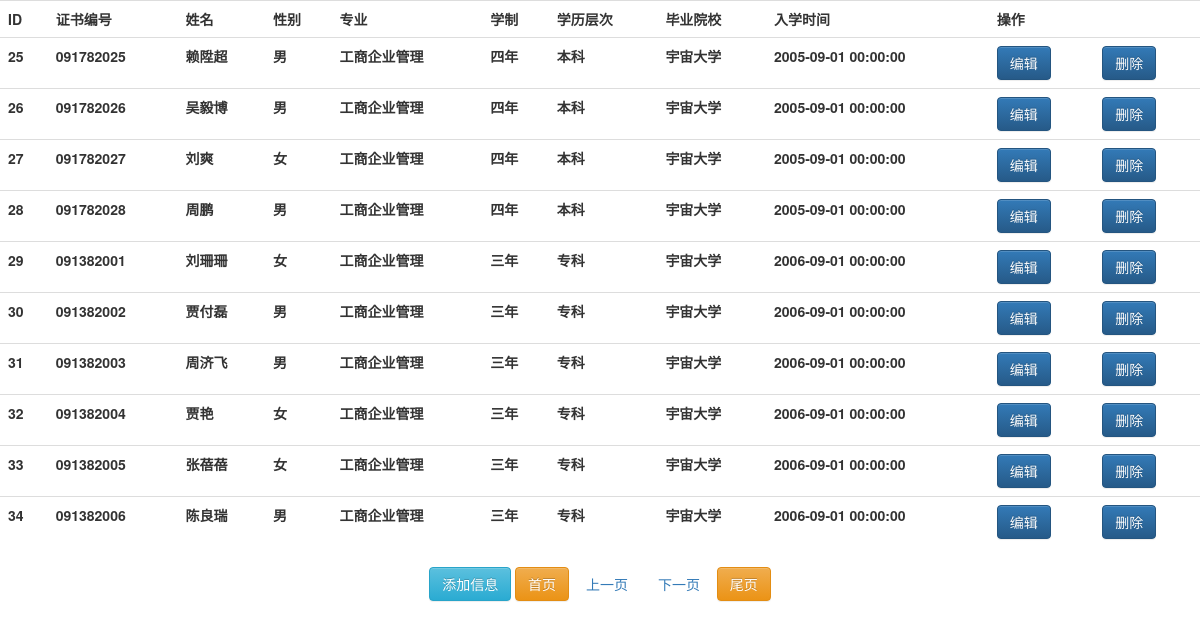
The app's page /?page_no=3 with its own data.
### tables this page shows
CREATE TABLE `info` (
  `ID` int(10) NOT NULL AUTO_INCREMENT,
  `证书编号` varchar(255) DEFAULT NULL,
  `姓名` varchar(255) DEFAULT NULL,
  `性别` varchar(255) DEFAULT NULL,
  `专业` varchar(255) DEFAULT NULL,
  `学制` varchar(255) DEFAULT NULL,
  `学历层次` varchar(255) DEFAULT NULL,
  `毕业院校` varchar(255) DEFAULT NULL,
  `入学时间` datetime DEFAULT NULL,
  PRIMARY KEY (`ID`)
);

### index.php (the view, shortened to what this page needs)
<!DOCTYPE html>
<html lang="en">
<head>
    <link rel="stylesheet" href="//cdn.bootcss.com/bootstrap/3.3.5/css/bootstrap.min.css">
    <link rel="stylesheet" href="//cdn.bootcss.com/bootstrap/3.3.5/css/bootstrap-theme.min.css">
</head>
<?php
$count = mysql_query("select * from info");
$page_count_all = mysql_num_rows($count);
$page_count = ceil($page_count_all/20);
$page_start = isset($_GET['page_no'])?$_GET['page_no']:1;
$page_size = 10;
$start_no = ($page_start-1)*$page_size;
$rs = mysql_query("select * from info limit $start_no,$page_size");
?>
<body align= "center">
<table class="table">
    <tr>
        <th >ID</th>
        <th>证书编号</th>
        <th>姓名</th>
        <th>性别</th>
        <th>专业</th>
        <th>学制</th>
        <th>学历层次</th>
        <th>毕业院校</th>
        <th>入学时间</th>
        <th colspan="2">操作</th>
    </tr>
    <?php
    while ($info = mysql_fetch_assoc($rs)) {
        ?>
        <tr>
            <th><?php echo $info['ID']?></th>
            <th><?php echo $info['证书编号']?></th>
            <th><?php echo $info['姓名']?></th>
            <th><?php echo $info['性别']?></th>
            <th><?php echo $info['专业']?></th>
            <th><?php echo $info['学制']?></th>
            <th><?php echo $info['学历层次']?></th>
            <th><?php echo $info['毕业院校']?></th>
            <th><?php echo $info['入学时间']?></th>
            <th><a href="#" class="btn btn-primary">编辑</a></th>
            <th><a href="del.php?id=<?php echo $info['ID']?>" class="btn btn-primary" onclick="return confirm('是否删除该记录？')">删除</a></th>
        </tr>
        <?php
    }
    ?>
</table>
<div align= "center">
<a href="insert.php" class="btn btn-info">添加信息</a>
<a class="btn btn-warning" href="?page_no=1">首页</a>
<a class="btn " href="?page_no=<?php echo $page_start-1 > 0 ? $page_start-1 :1 ?>">上一页</a>
<a class="btn " href="?page_no=<?php echo $page_start+1 > $page_count ? $page_count :$page_start+1 ?>">下一页</a>
<a class="btn btn-warning" href="?page_no=<?php echo $page_count ?>">尾页</a>
</div>
</body>
</html>

### records on screen
info: ID "25", 证书编号 "091782025", 姓名 "赖陞超", 性别 "男", 专业 "工商企业管理", 学制 "四年", 学历层次 "本科", 毕业院校 "宇宙大学", 入学时间 "2005-09-01 00:00:00"
info: ID "26", 证书编号 "091782026", 姓名 "吴毅博", 性别 "男", 专业 "工商企业管理", 学制 "四年", 学历层次 "本科", 毕业院校 "宇宙大学", 入学时间 "2005-09-01 00:00:00"
info: ID "27", 证书编号 "091782027", 姓名 "刘爽", 性别 "女", 专业 "工商企业管理", 学制 "四年", 学历层次 "本科", 毕业院校 "宇宙大学", 入学时间 "2005-09-01 00:00:00"
info: ID "28", 证书编号 "091782028", 姓名 "周鹏", 性别 "男", 专业 "工商企业管理", 学制 "四年", 学历层次 "本科", 毕业院校 "宇宙大学", 入学时间 "2005-09-01 00:00:00"
info: ID "29", 证书编号 "091382001", 姓名 "刘珊珊", 性别 "女", 专业 "工商企业管理", 学制 "三年", 学历层次 "专科", 毕业院校 "宇宙大学", 入学时间 "2006-09-01 00:00:00"
info: ID "30", 证书编号 "091382002", 姓名 "贾付磊", 性别 "男", 专业 "工商企业管理", 学制 "三年", 学历层次 "专科", 毕业院校 "宇宙大学", 入学时间 "2006-09-01 00:00:00"
info: ID "31", 证书编号 "091382003", 姓名 "周济飞", 性别 "男", 专业 "工商企业管理", 学制 "三年", 学历层次 "专科", 毕业院校 "宇宙大学", 入学时间 "2006-09-01 00:00:00"
info: ID "32", 证书编号 "091382004", 姓名 "贾艳", 性别 "女", 专业 "工商企业管理", 学制 "三年", 学历层次 "专科", 毕业院校 "宇宙大学", 入学时间 "2006-09-01 00:00:00"
info: ID "33", 证书编号 "091382005", 姓名 "张蓓蓓", 性别 "女", 专业 "工商企业管理", 学制 "三年", 学历层次 "专科", 毕业院校 "宇宙大学", 入学时间 "2006-09-01 00:00:00"
info: ID "34", 证书编号 "091382006", 姓名 "陈良瑞", 性别 "男", 专业 "工商企业管理", 学制 "三年", 学历层次 "专科", 毕业院校 "宇宙大学", 入学时间 "2006-09-01 00:00:00"
